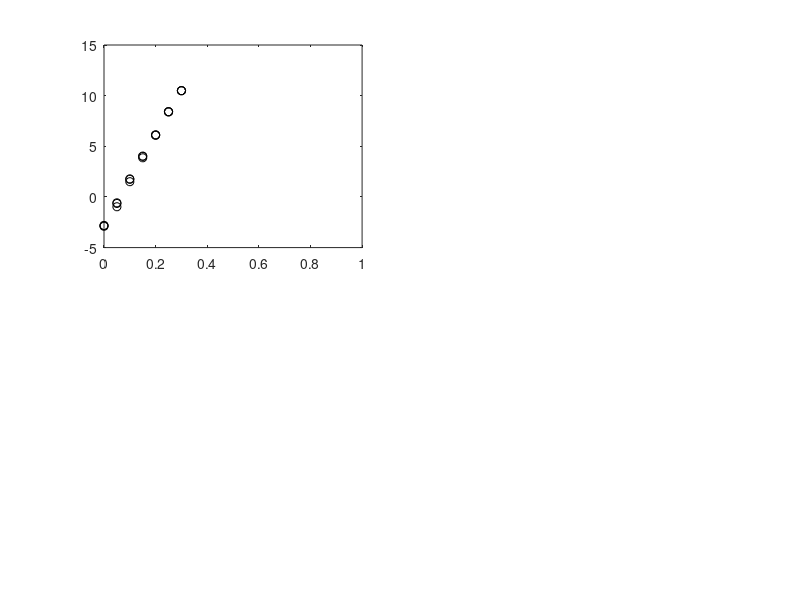

This figure's MATLAB source: (Note: this script raises an error after producing the figure.)
function plotCalib100728

  load calibration_100728 

% 05,octanol
% 06,T-octanol
% 07,MCH
% 08,T-MCH

odours=5:8;
ranges=[0,0.3; 0.25,1; 0,0.15; 0.05,1];
names={'oct','t-oct','mch','t-mch'};
tMazeVal=[0.5, 0.5, 3.5, 3.5];
for ii=1:length(odours)
  f=find([calib1.odour]==odours(ii));
  tmp=calib1(f);
  
  flows=[tmp.flow];
  f=find(flows>=ranges(ii,1) & flows<=ranges(ii,2));
  tmp=tmp(f);
  
  for jj=1:length(tmp)
    tmp(jj).mu=mean(tmp(jj).data);
  end
  
  subplot(2,2,ii)
  plot([tmp.flow],[tmp.mu],'ok')  
  xlim([0,1])
  stats=addFitLine;
  val=regSolveForX(stats,tMazeVal(ii));
  title(sprintf('%s - %2.2f lpm', names{ii},val))
end
